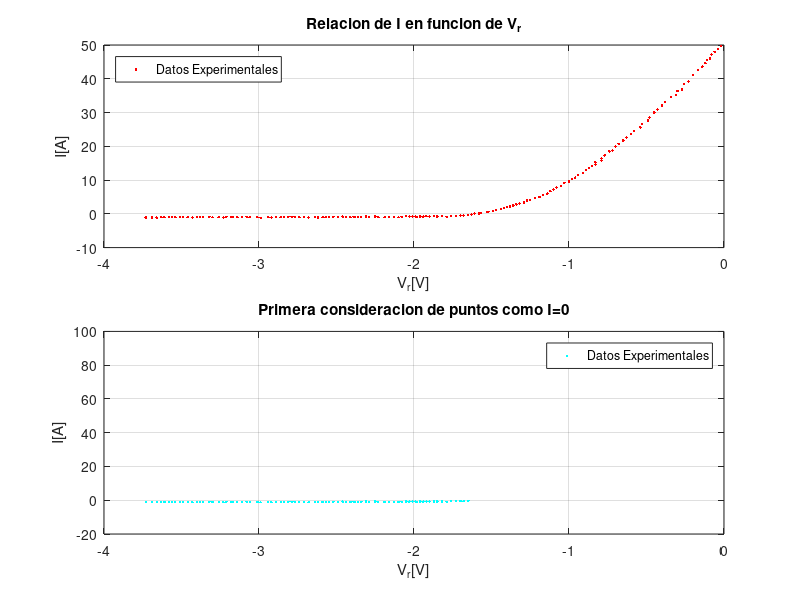
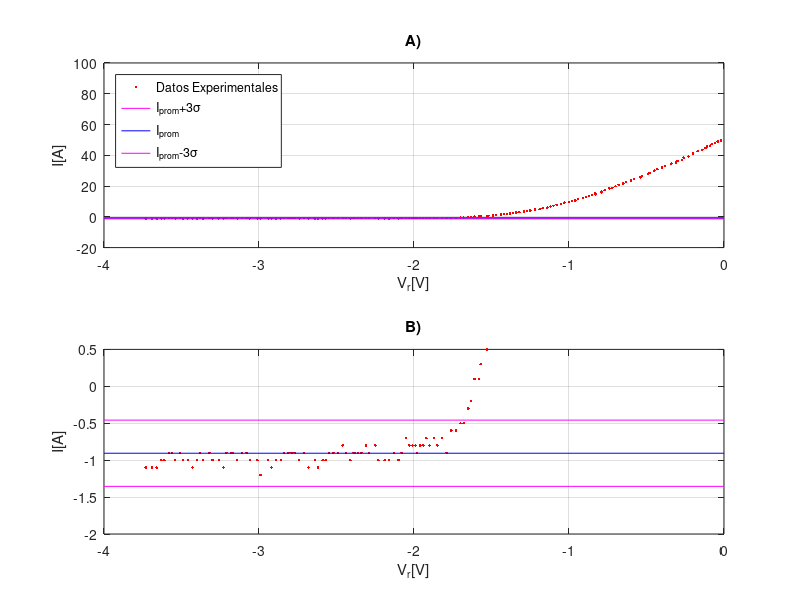
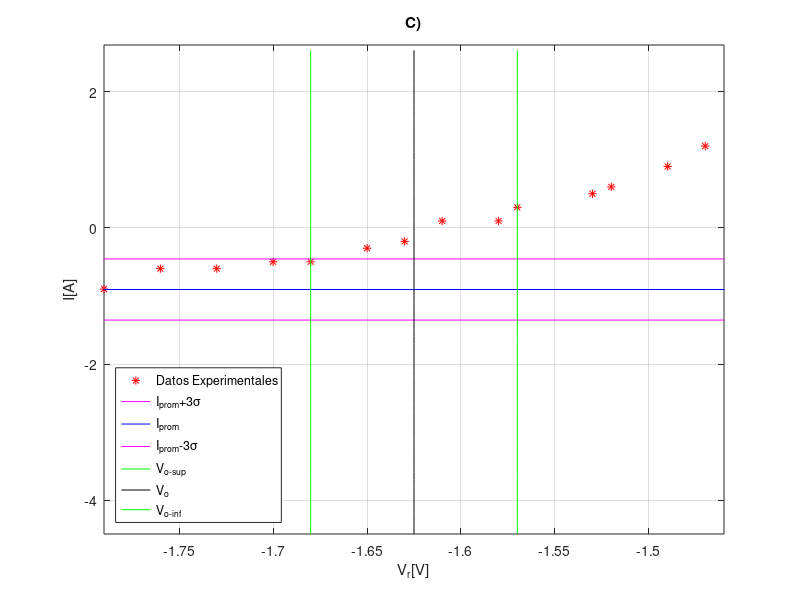

These figures' MATLAB source, in order:
clear all; close all;
Vr= [-0.02	-0.04	-0.06	-0.08	-0.09	-0.11	-0.12	-0.14	-0.17	-0.2	-0.23	-0.26	-0.27	-0.3	-0.31	-0.34	-0.38	-0.4	-0.43	-0.45	-0.48	-0.49	-0.53	-0.54	-0.58	-0.6	-0.63	-0.65	-0.68	-0.7	-0.72	-0.74	-0.77	-0.79	-0.79	-0.83	-0.83	-0.85	-0.87	-0.89	-0.91	-0.94	-0.96	-0.98	-1	-1.03	-1.05	-1.08	-1.1	-1.12	-1.14	-1.17	-1.19	-1.22	-1.25	-1.27	-1.29	-1.32	-1.34	-1.36	-1.38	-1.4	-1.42	-1.44	-1.47	-1.49	-1.52	-1.53	-1.57	-1.58	-1.61	-1.63	-1.65	-1.68	-1.7	-1.73	-1.76	-1.79	-1.82	-1.85	-1.87	-1.9	-1.92	-1.94	-1.96	-1.98	-1.99	-2.01	-2.03	-2.05	-2.08	-2.1	-2.13	-2.16	-2.19	-2.23	-2.25	-2.29	-2.31	-2.34	-2.36	-2.38	-2.39	-2.41	-2.44	-2.46	-2.49	-2.52	-2.55	-2.57	-2.59	-2.62	-2.64	-2.68	-2.71	-2.74	-2.77	-2.79	-2.81	-2.84	-2.86	-2.89	-2.92	-2.94	-2.99	-3.01	-3.06	-3.08	-3.11	-3.14	-3.17	-3.18	-3.21	-3.23	-3.26	-3.3	-3.32	-3.36	-3.38	-3.4	-3.43	-3.46	-3.49	-3.51	-3.54	-3.56	-3.58	-3.61	-3.63	-3.66	-3.69	-3.73];
I= [49.7	48.9	48	47.2	46	45.6	44.6	43.6	42.6	41.1	39.2	38.5	36.8	36.4	35.2	34.6	33.2	32.1	30.9	30	28.5	27.7	26.6	25.6	24.6	23.6	22.6	21.7	20.7	19.9	18.8	18.5	17.3	16.4	15.8	15.3	14.6	14.2	13.5	12.9	12.1	11.5	10.7	10.3	9.6	9.2	8.2	7.8	7.2	6.7	6	5.6	5	4.7	4.1	3.9	3.4	3.1	2.8	2.5	2.2	2	1.7	1.4	1.2	0.9	0.6	0.5	0.3	0.1	0.1	-0.2	-0.3	-0.5	-0.5	-0.6	-0.6	-0.9	-0.7	-0.8	-0.7	-0.8	-0.7	-0.8	-0.8	-0.9	-0.8	-0.8	-0.8	-0.7	-0.9	-1	-0.9	-1	-1	-1	-0.8	-0.9	-0.8	-0.9	-0.9	-0.9	-0.9	-1	-0.9	-0.8	-0.9	-0.9	-0.9	-1	-1	-1.1	-1	-1.1	-0.9	-1	-0.9	-0.9	-0.9	-0.9	-1	-1	-1.1	-1	-1.2	-1	-1	-0.9	-0.9	-1	-0.9	-0.9	-0.9	-1.1	-1	-1	-0.9	-1	-0.9	-1	-1.1	-1	-1	-0.9	-1	-0.9	-0.9	-1	-1	-1.1	-1.1	-1.1];
volmax = -1.65; %%%%%%%%%%%%%%%%%%%% <-------------SELECCIONAR el valor de voltaje hasta el que se considera, inicialmente, que esta el 0
N=find(Vr == volmax);
n = 0; x(1) = 0; y(1) = 0;
for n = N:size(Vr,2)
  x(n-(N-1)) = Vr(n);
  y(n-(N-1)) = I(n);
end

prom=mean(y)
destan=std(y)
size(y,2)
xx = -4:1:0;Isup =prom+3*destan; Iprom= prom; Iinf = prom-3*destan; deltaI = 3*destan;
yysup = Isup*ones(1,5);
yyprom = Iprom*ones(1,5);
yyinf = Iinf*ones(1,5);
Vosup=-1.68; %%%%%%%%%%%%%%%%%%%% <-------------
Voinf=-1.57; %%%%%%%%%%%%%%%%%%%% <-------------SELECCIONAR el rango para el cual se considera que esta el primer voltaje fuera de la region 0
Vo=(Vosup+Voinf)/2
deltaVo=Vo-Vosup
xinf = Vo-((0.4/0.1)-1)*deltaVo; xsup = Vo+((0.4/0.1)-1)*deltaVo; ysup = Iprom+((0.45/0.05)-1)*deltaI;yinf = Iprom-((0.45/0.05)-1)*deltaI;
yf1= yinf:0.1:ysup;
xf1= Vosup*ones(1,length(yf1));
yf2= yinf:0.1:ysup;
xf2= Vo*ones(1,length(yf2));
yf3= yinf:0.1:ysup;
xf3= Voinf*ones(1,length(yf3));

figure(1);clf;
%%%%%%%%%%%%%%%%%%%%%%%%%%%%%%%%%%%%%%%%%%%%%%%%%%%%%%%%%%%%%%%%%%%%%%
subplot(2,2,1:2)
plot (Vr,I,'r.');grid on;
xlabel('V_{r}[V]');ylabel('I[A]');
legend('Datos Experimentales','Location','northwest')
title('Relacion de I en funcion de V_{r}')
%%%%%%%%%%%%%%%%%%%%%%%%%%%%%%%%%%%%%%%%%%%%%%%%%%%%%%%%%%%%%%%%%%%%%%
subplot(2,2,3:4)
plot (x,y,'c.');grid on;
axis([-4 0 -20 100])
xlabel('V_{r}[V]');ylabel('I[A]');
legend('Datos Experimentales')
title('Primera consideracion de puntos como I=0')

figure(2);clf;
%%%%%%%%%%%%%%%%%%%%%%%%%%%%%%%%%%%%%%%%%%%%%%%%%%%%%%%%%%%%%%%%%%%%%%
subplot(2,1,1)
plot (Vr,I,'r.',xx,yysup,'m-',xx,yyprom,'b-',xx,yyinf,'m-');grid on;
axis([-4 0 -20 100])
title('A)')
xlabel('V_{r}[V]');ylabel('I[A]');
legend('Datos Experimentales','I_{prom}+3\sigma','I_{prom}','I_{prom}-3\sigma','Location','northwest')
%%%%%%%%%%%%%%%%%%%%%%%%%%%%%%%%%%%%%%%%%%%%%%%%%%%%%%%%%%%%%%%%%%%%%%
subplot(2,1,2)
plot (Vr,I,'r.',xx,yysup,'m-',xx,yyprom,'b-',xx,yyinf,'m-');grid on;
title('B)')
xlabel('V_{r}[V]');ylabel('I[A]');
axis([-4 0 -2 0.5])
%%%%%%%%%%%%%%%%%%%%%%%%%%%%%%%%%%%%%%%%%%%%%%%%%%%%%%%%%%%%%%%%%%%%%%
figure(3);clf;
plot (Vr,I,'r*',xx,yysup,'m-',xx,yyprom,'b-',xx,yyinf,'m-',xf1,yf1,'g',xf2,yf2,'k',xf3,yf3,'g');grid on;
title('C)')
axis([xinf xsup yinf ysup])
xlabel('V_{r}[V]');ylabel('I[A]');
legend('Datos Experimentales','I_{prom}+3\sigma','I_{prom}','I_{prom}-3\sigma','V_{o-sup}','V_{o}','V_{o-inf}','Location','southwest')